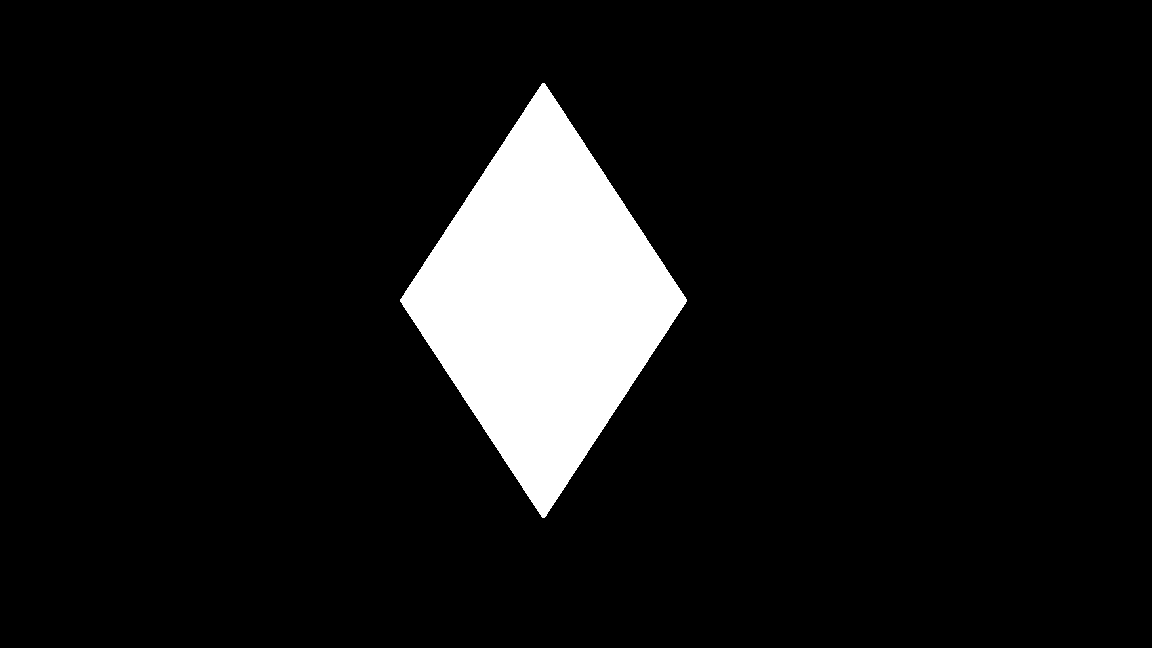
#> input picture pic/diamond.png, 1152 x 648 px
$ python FindEveryCircle.py
#> lines starting #> are read from the running program, lines starting #| are printed output that depends on the picture; after the words box and inside, x2 and y2 are one past the last pixel; in counts of white or black regions, pixels touching at a corner belong together; long printed decimals are rounded
import math
import random
import time

import cv2
import matplotlib.pyplot as plt
import numpy as np
from numpy.ma import cos, sin


# 可以尝试多线程  为了快  之后看看

def max_circle(f):
#> called with f = 'pic/diamond.png'
    img = cv2.imread(f, cv2.IMREAD_COLOR)
#> img is the input picture: shape (648, 1152, 3); 8.5% white; 1 white region, box (x1, y1, x2, y2) and area: (400, 83, 687, 518) 63209
    plt.imshow(img)
    plt.show()
    img_gray = cv2.cvtColor(img, cv2.COLOR_BGR2GRAY)
#> img_gray: shape (648, 1152); 8.5% white; 1 white region
    # _, img_gray = cv2.threshold(img_gray, 0, 255, cv2.THRESH_BINARY + cv2.THRESH_OTSU)
    contours, hierarchy = cv2.findContours(img_gray, cv2.RETR_EXTERNAL, cv2.CHAIN_APPROX_SIMPLE)
#> contours = 1 contour; box (x1, y1, x2, y2) and area: (400, 83, 687, 518) 62772
    plot_x = np.linspace(0, 2 * math.pi, 100)
    plt.figure()
    plt.imshow(img_gray)
    # 用多线程来解决速度缓慢的问题
    for c in contours:
        left_x = min(c[:, 0, 0])
        right_x = max(c[:, 0, 0])
        down_y = max(c[:, 0, 1])
        up_y = min(c[:, 0, 1])
        upper_r = min(right_x - left_x, down_y - up_y) / 2
        # 定义相切二分精度
        precision = math.sqrt((right_x - left_x) ** 2 + (down_y - up_y) ** 2) / (2 ** 13)
        # 构造包含轮廓的矩形的所有像素点
        n_x = 2 ** 8
        n_y = 2 ** 8
        pixel_x = np.linspace(left_x, right_x, n_x)
        pixel_y = np.linspace(up_y, down_y, n_y)
        # [pixel_x, pixel_y] = ndgrid(pixel_x, pixel_y);
        # pixel_x = reshape(pixel_x, numel(pixel_x), 1);
        # pixel_y = reshape(pixel_y, numel(pixel_y), 1);
        xx, yy = np.meshgrid(pixel_x, pixel_y)
        # % 筛选出轮廓内所有像素点
        in_list = []
        for i in range(pixel_x.shape[0]):
            for j in range(pixel_x.shape[0]):
                if cv2.pointPolygonTest(c, (xx[i][j], yy[i][j]), False) > 0:
                    in_list.append((xx[i][j], yy[i][j]))
        in_point = np.array(in_list)
        # pixel_x = in_point[:, 0]
        # pixel_y = in_point[:, 1]
        # 随机搜索百分之一像素提高内切圆半径下限
        n = len(in_point)
        rand_index = random.sample(range(n), n // 100)
        rand_index.sort()
        radius = 0
        big_r = upper_r
        center = None
        for rand_id in rand_index:
            tr = iterated_optimal_in_circle_radius_get(c, in_point[rand_id][0], in_point[rand_id][1], radius, big_r,
                                                       precision)
            if tr > radius:
                radius = tr
                center = (in_point[rand_id][0], in_point[rand_id][1])  # 只有半径变大才允许位置变更，否则保持之前位置不变
        # 循环搜索剩余像素对应内切圆半径
        loops_index = [i for i in range(n) if i not in rand_index]
        for loop_id in loops_index:
            tr = iterated_optimal_in_circle_radius_get(c, in_point[loop_id][0], in_point[loop_id][1], radius, big_r,
                                                       precision)
            if tr > radius:
                radius = tr
                center = (in_point[loop_id][0], in_point[loop_id][1])  # 只有半径变大才允许位置变更，否则保持之前位置不变
        circle_x = center[0] + radius * cos(plot_x)
        circle_y = center[1] + radius * sin(plot_x)
        print("最终半径为", radius)
        plt.plot(circle_x, circle_y)
#> this loop made 1 pass
#> (left_x, right_x, down_y, up_y, upper_r, precision, n_x, n_y) on pass 1: (400, 686, 517, 83, 143, 0.0634, 256, 256)
#| 最终半径为 118.926

    plt.show()
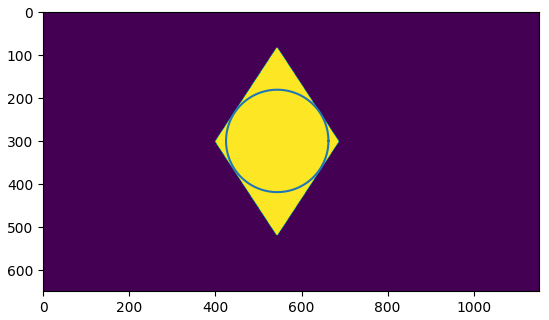
#> figure drawn by matplotlib, 1 panel


# 持续的获得圆的半径的函数
def iterated_optimal_in_circle_radius_get(contours, pixel_x, pixel_y, small_r, big_r, precision):
    radius = small_r
    circle_distribute = np.linspace(0, 2 * math.pi, 360)  # 确定圆散点剖分数360, 720  就是圆半径的分散
    circle_x = pixel_x + radius * cos(circle_distribute)
    circle_y = pixel_y + radius * sin(circle_distribute)
    for i in range(len(circle_y)):
        if cv2.pointPolygonTest(contours, (circle_x[i], circle_y[i]), False) < 0:  # 如果圆散集有在轮廓之外的点
            return 0
    while big_r - small_r >= precision:  # 二分法寻找最大半径
        half_r = (small_r + big_r) / 2
        circle_x = pixel_x + half_r * cos(circle_distribute)
        circle_y = pixel_y + half_r * sin(circle_distribute)
        if_out = False
        for i in range(len(circle_y)):
            if cv2.pointPolygonTest(contours, (circle_x[i], circle_y[i]), False) < 0:  # 如果圆散集有在轮廓之外的点
                big_r = half_r
                if_out = True
        if not if_out:
            small_r = half_r
    radius = small_r
    return radius


if __name__ == '__main__':
    start = time.perf_counter()
    max_circle('pic/diamond.png')
    end = time.perf_counter()
    print("运行耗时", end - start)
